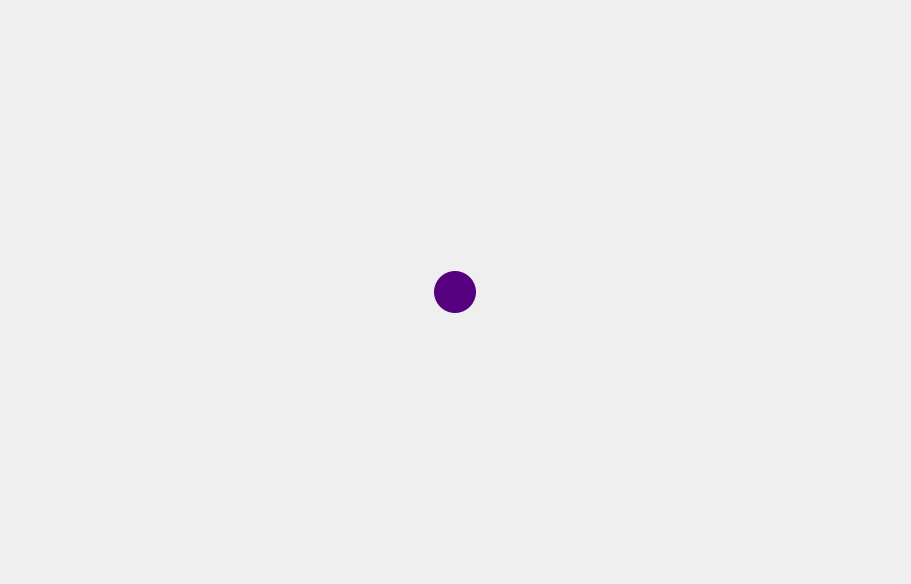
<?xml version="1.0" encoding="UTF-8"?>
<ui version="4.0">
 <class>MainWindow</class>
 <widget class="QMainWindow" name="MainWindow">
  <property name="geometry">
   <rect>
    <x>0</x>
    <y>0</y>
    <width>911</width>
    <height>584</height>
   </rect>
  </property>
  <property name="windowTitle">
   <string>MainWindow</string>
  </property>
  <widget class="QWidget" name="centralwidget">
   <layout class="QGridLayout" name="gridLayout">
    <item row="0" column="0">
     <widget class="QWidget" name="point" native="true">
      <property name="maximumSize">
       <size>
        <width>42</width>
        <height>42</height>
       </size>
      </property>
      <property name="styleSheet">
       <string notr="true">background-color: rgb(85, 0, 127);
border-radius: 21px;</string>
      </property>
     </widget>
    </item>
   </layout>
  </widget>
 </widget>
 <resources/>
 <connections/>
</ui>
